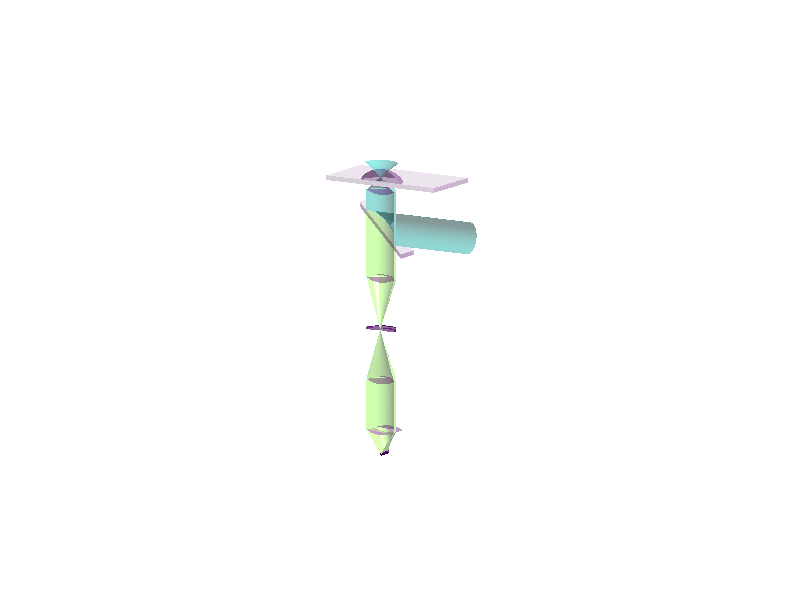

MATLAB code for this plot:
% figure for Cova project
flag = 0;

close all
NA = 1.2;
chimax = asin(NA/1.333);
chi = (0:1e2)/100*chimax;
phi = pi/2 + (0:100)/200*2*pi;
foc = 200;
len = 2.1*foc*sin(chimax);

red = 0.8;
lighttransparency = 0.5;

d = 2;
len = 15*foc*sin(chimax);
height = 11*foc;
surf([0 len], [-len len], -foc*ones(2,2), zeros(2,2),'facealpha', 0.1) 
hold on
surf([0 0; len len], -len*ones(2,2), -foc*[1 d; 1 d], zeros(2,2),'facealpha', 0.3) 
surf(zeros(2,2), [-len -len; len len], -foc*[1 d; 1 d], zeros(2,2),'facealpha', 0.2)
theta0 = 0.8*chimax;
rad = foc*tan(theta0);
theta = asin(1.333*sin(theta0)/1.51);

% Light cone
surf([0; -rad]*cos(phi),[0; -rad]*sin(phi),[0; -foc]*ones(1,length(phi)),0.5*ones(2,length(phi)), 'facealpha', lighttransparency)
surf([0; -3*rad]*cos(phi),[0; -3*rad]*sin(phi),[0; 3*foc]*ones(1,length(phi)),0.5*ones(2,length(phi)), 'facealpha', lighttransparency)

surf([-rad; -rad-tan(theta)*(d-1)*foc]*cos(phi),[-rad; -rad-tan(theta)*(d-1)*foc]*sin(phi),...
    [-foc; -d*foc]*ones(1,length(phi)),0.5*ones(2,length(phi)), 'facealpha', lighttransparency)
rad = rad+tan(theta)*(d-1)*foc;
surf([-rad; -rad-tan(theta0)*foc]*cos(phi), [-rad; -rad-tan(theta0)*foc]*sin(phi),...
    [-d*foc; -(d+1)*foc]*ones(1,length(phi)), 0.5*ones(2,length(phi)), 'facealpha', lighttransparency)
rad = rad+tan(theta0)*foc;
surf(-rad*[1;1]*cos(phi), -rad*[1;1]*sin(phi), [-(d+1)*foc*ones(1,length(phi)); -height-rad*sin(phi)], 0.5*ones(2,length(phi)), 'facealpha', lighttransparency)
surf(-rad*[1;1]*cos(phi), -rad*[1;1]*sin(phi), [-height-rad*sin(phi); -2*height*ones(1,length(phi))], 0.8*ones(2,length(phi)), 'facealpha', lighttransparency)
surf(-rad*[1;0]*cos(phi), -rad*[1;0]*sin(phi), [-2*height*ones(1,length(phi)); -3*height*ones(1,length(phi))], 0.8*ones(2,length(phi)), 'facealpha', lighttransparency)
surf(-rad*[0;1]*cos(phi), -rad*[0;1]*sin(phi), [-3*height*ones(1,length(phi)); -4*height*ones(1,length(phi))], 0.8*ones(2,length(phi)), 'facealpha', lighttransparency)
surf(-rad*[1;1]*cos(phi), -rad*[1;1]*sin(phi), [-4*height*ones(1,length(phi)); -5*height*ones(1,length(phi))], 0.8*ones(2,length(phi)), 'facealpha', lighttransparency)

len = 1.5*rad;
% Dichroic
surf(-rad*[1;1]*cos(phi), [-sin(phi)*rad; -2*height*ones(1,length(phi))], -height-rad*[1;1]*sin(phi), 0.5*ones(2,length(phi)), 'facealpha', lighttransparency)
surf([0 len], [-len len], -height-[1 1; -1 -1]*len, zeros(2,2),'facealpha', 0.1) 
surf([0 len], [-len len], -height-foc-[1 1; -1 -1]*len, zeros(2,2),'facealpha', 0.1)
surf([0 len; 0 len], -len*ones(2), -height-len+[-foc -foc; 0 0], zeros(2,2),'facealpha', 0.3) 
surf(zeros(2), -len*[1 -1; 1 -1], -height+[-foc-len -foc+len; -len +len], zeros(2,2),'facealpha', 0.3) 


% Objective
rho = (0:50)'/50*rad;
lens = 1.5e3;
surf(-rho*cos(phi), -rho*sin(phi), -(d+1)*foc-(sqrt(lens^2-rad^2)-sqrt(lens^2-rho.^2))*ones(1,length(phi)), 0*ones(length(rho),length(phi)), 'facealpha', 0.4)
surf(-rho*cos(phi), -rho*sin(phi), -(d+1)*foc+(sqrt(lens^2-rad^2)-sqrt(lens^2-rho.^2))*ones(1,length(phi)), 0*ones(length(rho),length(phi)), 'facealpha', 0.4)

% 3. Lens
rho = (0:50)'/50*rad;
lens = 1.5e3;
surf(-rho*cos(phi), -rho*sin(phi), -2*height-(sqrt(lens^2-rad^2)-sqrt(lens^2-rho.^2))*ones(1,length(phi)), 0*ones(length(rho),length(phi)), 'facealpha', 0.4)
surf(-rho*cos(phi), -rho*sin(phi), -2*height+(sqrt(lens^2-rad^2)-sqrt(lens^2-rho.^2))*ones(1,length(phi)), 0*ones(length(rho),length(phi)), 'facealpha', 0.4)

% 3. Lens
rho = (0:50)'/50*rad;
lens = 1.5e3;
surf(-rho*cos(phi), -rho*sin(phi), -4*height-(sqrt(lens^2-rad^2)-sqrt(lens^2-rho.^2))*ones(1,length(phi)), 0*ones(length(rho),length(phi)), 'facealpha', 0.4)
surf(-rho*cos(phi), -rho*sin(phi), -4*height+(sqrt(lens^2-rad^2)-sqrt(lens^2-rho.^2))*ones(1,length(phi)), 0*ones(length(rho),length(phi)), 'facealpha', 0.4)

% Cylindrical Lens
rho = (0:50)'/50*rad;
lens = 1.5e3;
tst = [-flipud(rho); rho];
surf((ones(size(tst))*[0 rad]), (tst*[1 1]), (-5*height-(sqrt(lens^2-rad^2)-sqrt(lens^2-tst.^2))*[1 1]), 0*ones(length(tst),2), 'facealpha', 0.4)
surf((ones(size(tst))*[0 rad]), (tst*[1 1]), (-5*height+(sqrt(lens^2-rad^2)-sqrt(lens^2-tst.^2))*[1 1]), 0*ones(length(tst),2), 'facealpha', 0.4)

% Detectors
surf(-rad*[1;1]*cos(phi), -rad*[1;0]*sin(phi), -5*height-[0;5*foc]*ones(1,length(phi)), 0.8*ones(2,length(phi)), 'facealpha', lighttransparency)
[x,y,z] = sphere(50);
tst = (0.5:4)/4*rad;
for j=1:length(tst)
    surf(tst(j) + 70*x, 70*y, -5*(height+foc) + 70*z, zeros(size(x)));
end

% Pinhole
surf(-[rad;100]*cos(phi), -[rad;100]*sin(phi), -foc/4-3*height*ones(2,length(phi)), 0.*ones(2,length(phi)), 'facealpha', 0.6)
surf(-[rad;100]*cos(phi), -[rad;100]*sin(phi), foc/4-3*height*ones(2,length(phi)), 0.*ones(2,length(phi)), 'facealpha', 0.6)
surf(-[rad;rad]*cos(phi), -[rad;rad]*sin(phi), [foc/4;-foc/4]*ones(1,length(phi))-3*height, 0.*ones(2,length(phi)), 'facealpha', 0.8)

% Water drop
rad = 1000;
rho = (0:50)'/50*rad;
lens = 1.2*rad;
surf(-rho*cos(phi), -rho*sin(phi), -foc-(sqrt(lens^2-rad^2)-sqrt(lens^2-rho.^2))*ones(1,length(phi)), 0*ones(length(rho),length(phi)), 'facealpha', 0.4)
rho = (-50:50)'/50*rad;
surf(zeros(length(rho),2), [rho rho], [zeros(size(rho))-foc -foc-(sqrt(lens^2-rad^2)-sqrt(lens^2-rho.^2))], 0*ones(length(rho),2), 'facealpha', 0.3)



hold off

caxis([0 1])
shading interp
axis image
axis off
view([-58 11])
material shiny
camlight
camlight
